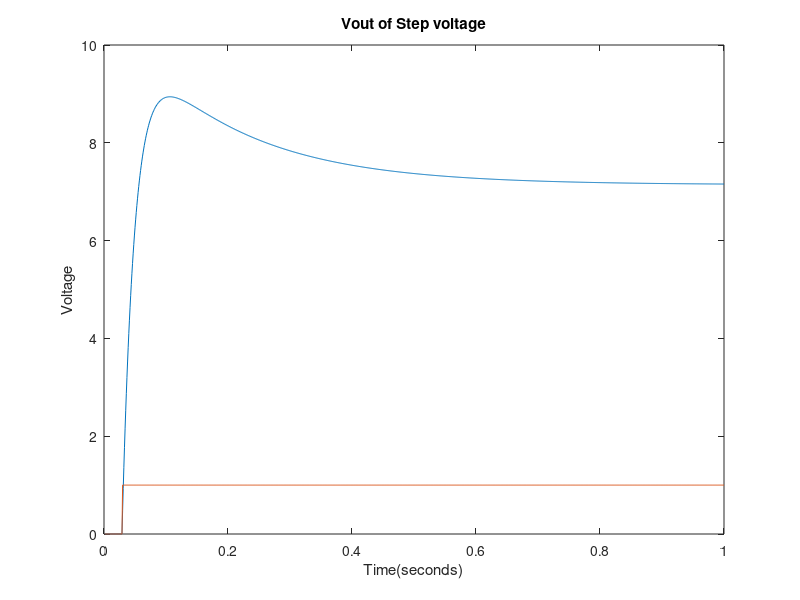
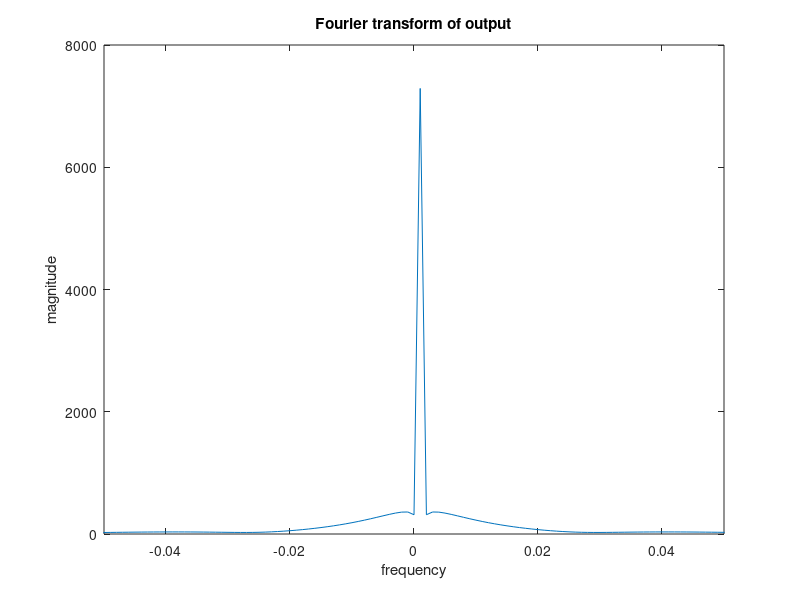

These charts were generated, in order, by the following MATLAB code:
clear all

runTime = 1; %given in seconds
timecuts = 1000;
dt =runTime/timecuts;

R1=1;
C1=0.25;
R2=2;
L1=0.2;
R3=10;
a=100;
b=-50;
c=300;
R4=0.1;
Ro=1000;


%    V1    V2     V3          V5       IL3
% G = [-1/R1, 0,     0,          0,      0; ...%N1
%      1/R1 , -1/R2, 0,          0,      0; ...%N2
%      0,     0,     -1/R3,      0,      0; ...%N3
%      0,     0,     -a/(R3*R4), -1/R4,  0; ...%N4
     

C = [  0, 0,   0, 0, 0, 0, 0; ...
     -C1,C1,   0, 0, 0, 0, 0; ...
       0, 0, -L1, 0, 0, 0, 0; ...
       0, 0,   0, 0, 0, 0, 0; ...
       0, 0,   0, 0, 0, 0, 0; ...
       0, 0,   0, 0, 0, 0, 0; ...
       0, 0,   0, 0, 0, 0, 0];
   
G = [     1,             0,  0,    0,                  0,     0,            0; ...
      -1/R1, (1/R2 + 1/R1), -1,    0,                  0,     0,            0; ...
          0,             1,  0,   -1,                  0,     0,            0; ...
          0,             0, -1, 1/R3,                  0,     0,            0; ...
          0,             0,  0,    0, (-a-b^(-2)-c^(-3)),     1,            0; ...
          0,             0,  0, 1/R3,                 -1,     0,            0; ...
          0,             0,  0,    0,                  0, -1/R4, (1/R4 +1/Ro)];
   
      
%Time Stepping function
V1 = 0;      
F = zeros(7,1);
%Flist = [V1; 0; 0; 0; 0; 0; 0];
Flist = zeros(7,1,timecuts);
Flist(1,1,30:timecuts) = 1;
Vlist = zeros(7,1,timecuts);

for count  = 2:1:timecuts
    A = C/dt +G;
    
    Vlist(:,:,count) = A\(C*Vlist(:,:,count-1)/dt +Flist(:,:,count));
end
      
V1list(1,:) = Vlist(1,1,:);
V2list(1,:) = Vlist(2,1,:);
ILlist(1,:) = Vlist(3,1,:);
I3list(1,:) = Vlist(4,1,:);
V4list(1,:) = Vlist(5,1,:);
Volist(1,:) = Vlist(7,1,:);


figure(20)
plot((1:timecuts).*dt,Volist(1,:))
xlabel('Time(seconds)')
ylabel('Voltage')
title('Vout of Step voltage')
hold on
plot((1:timecuts).*dt,V1list(1,:))
hold off

figure(21)
g = abs(fftshift(fft(Volist(1,:))));
plot(((1:length(g))/timecuts)-0.5,g)
xlim([-0.05 0.05])
xlabel('frequency')
ylabel('magnitude')
title('Fourier transform of output')